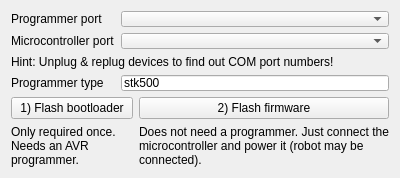
<?xml version="1.0" encoding="UTF-8"?>
<ui version="4.0">
 <class>FlashTool</class>
 <widget class="QWidget" name="FlashTool">
  <property name="geometry">
   <rect>
    <x>0</x>
    <y>0</y>
    <width>400</width>
    <height>178</height>
   </rect>
  </property>
  <property name="windowTitle">
   <string>FlashTool</string>
  </property>
  <layout class="QVBoxLayout" name="verticalLayout">
   <item>
    <layout class="QGridLayout" name="gridLayout_2">
     <item row="0" column="0">
      <widget class="QLabel" name="label">
       <property name="text">
        <string>Programmer port</string>
       </property>
      </widget>
     </item>
     <item row="0" column="1">
      <widget class="QComboBox" name="progPortBox"/>
     </item>
     <item row="1" column="0">
      <widget class="QLabel" name="label_2">
       <property name="text">
        <string>Microcontroller port</string>
       </property>
      </widget>
     </item>
     <item row="1" column="1">
      <widget class="QComboBox" name="ucPortBox"/>
     </item>
     <item row="2" column="0" colspan="2">
      <widget class="QLabel" name="label_3">
       <property name="text">
        <string>Hint: Unplug &amp; replug devices to find out COM port numbers!</string>
       </property>
      </widget>
     </item>
     <item row="3" column="0">
      <widget class="QLabel" name="label_4">
       <property name="text">
        <string>Programmer type</string>
       </property>
      </widget>
     </item>
     <item row="3" column="1">
      <widget class="QLineEdit" name="progTypeEdit">
       <property name="text">
        <string>stk500</string>
       </property>
      </widget>
     </item>
    </layout>
   </item>
   <item>
    <layout class="QGridLayout" name="gridLayout">
     <item row="0" column="0">
      <widget class="QPushButton" name="bootFlashButton">
       <property name="text">
        <string>1) Flash bootloader</string>
       </property>
      </widget>
     </item>
     <item row="0" column="1">
      <widget class="QPushButton" name="flashButton">
       <property name="text">
        <string>2) Flash firmware</string>
       </property>
      </widget>
     </item>
     <item row="1" column="0">
      <widget class="QLabel" name="label_5">
       <property name="text">
        <string>Only required once. Needs an AVR programmer.</string>
       </property>
       <property name="wordWrap">
        <bool>true</bool>
       </property>
      </widget>
     </item>
     <item row="1" column="1">
      <widget class="QLabel" name="label_6">
       <property name="text">
        <string>Does not need a programmer. Just connect the microcontroller and power it (robot may be connected).</string>
       </property>
       <property name="wordWrap">
        <bool>true</bool>
       </property>
      </widget>
     </item>
    </layout>
   </item>
  </layout>
 </widget>
 <layoutdefault spacing="6" margin="11"/>
 <resources/>
 <connections/>
</ui>
